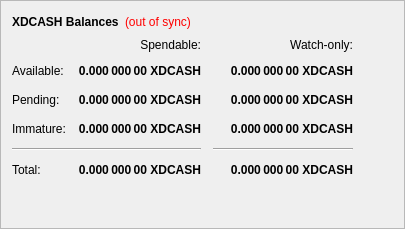
        <widget class="QFrame" name="frame">
         <property name="frameShape">
          <enum>QFrame::StyledPanel</enum>
         </property>
         <property name="frameShadow">
          <enum>QFrame::Raised</enum>
         </property>
         <layout class="QVBoxLayout" name="verticalLayout_4">
          <item>
           <layout class="QHBoxLayout" name="horizontalLayout_4">
            <item>
             <widget class="QLabel" name="label_5">
              <property name="font">
               <font>
                <weight>75</weight>
                <bold>true</bold>
               </font>
              </property>
              <property name="text">
               <string>XDCASH Balances</string>
              </property>
             </widget>
            </item>
            <item>
             <widget class="QLabel" name="labelWalletStatus">
              <property name="cursor">
               <cursorShape>WhatsThisCursor</cursorShape>
              </property>
              <property name="toolTip">
               <string>The displayed information may be out of date. Your wallet automatically synchronizes with the XdCash network after a connection is established, but this process has not completed yet.</string>
              </property>
              <property name="styleSheet">
               <string notr="true">QLabel { color: red; }</string>
              </property>
              <property name="text">
               <string notr="true">(out of sync)</string>
              </property>
              <property name="alignment">
               <set>Qt::AlignLeading|Qt::AlignLeft|Qt::AlignVCenter</set>
              </property>
             </widget>
            </item>
            <item>
             <spacer name="horizontalSpacer_3">
              <property name="orientation">
               <enum>Qt::Horizontal</enum>
              </property>
              <property name="sizeHint" stdset="0">
               <size>
                <width>40</width>
                <height>20</height>
               </size>
              </property>
             </spacer>
            </item>
           </layout>
          </item>
          <item>
           <layout class="QGridLayout" name="gridLayout">
            <property name="spacing">
             <number>12</number>
            </property>
            <item row="2" column="2">
             <widget class="QLabel" name="labelWatchPending">
              <property name="font">
               <font>
                <weight>75</weight>
                <bold>true</bold>
               </font>
              </property>
              <property name="cursor">
               <cursorShape>IBeamCursor</cursorShape>
              </property>
              <property name="toolTip">
               <string>Unconfirmed transactions to watch-only addresses</string>
              </property>
              <property name="text">
               <string notr="true">0.000 000 00 XDCASH</string>
              </property>
              <property name="alignment">
               <set>Qt::AlignRight|Qt::AlignTrailing|Qt::AlignVCenter</set>
              </property>
              <property name="textInteractionFlags">
               <set>Qt::LinksAccessibleByMouse|Qt::TextSelectableByKeyboard|Qt::TextSelectableByMouse</set>
              </property>
             </widget>
            </item>
            <item row="2" column="1">
             <widget class="QLabel" name="labelUnconfirmed">
              <property name="font">
               <font>
                <weight>75</weight>
                <bold>true</bold>
               </font>
              </property>
              <property name="cursor">
               <cursorShape>IBeamCursor</cursorShape>
              </property>
              <property name="toolTip">
               <string>Total of transactions that have yet to be confirmed, and do not yet count toward the spendable balance</string>
              </property>
              <property name="text">
               <string notr="true">0.000 000 00 XDCASH</string>
              </property>
              <property name="alignment">
               <set>Qt::AlignRight|Qt::AlignTrailing|Qt::AlignVCenter</set>
              </property>
              <property name="textInteractionFlags">
               <set>Qt::LinksAccessibleByMouse|Qt::TextSelectableByKeyboard|Qt::TextSelectableByMouse</set>
              </property>
             </widget>
            </item>
            <item row="3" column="2">
             <widget class="QLabel" name="labelWatchImmature">
              <property name="font">
               <font>
                <weight>75</weight>
                <bold>true</bold>
               </font>
              </property>
              <property name="cursor">
               <cursorShape>IBeamCursor</cursorShape>
              </property>
              <property name="toolTip">
               <string>Staked or masternode rewards in watch-only addresses that has not yet matured</string>
              </property>
              <property name="text">
               <string notr="true">0.000 000 00 XDCASH</string>
              </property>
              <property name="alignment">
               <set>Qt::AlignRight|Qt::AlignTrailing|Qt::AlignVCenter</set>
              </property>
              <property name="textInteractionFlags">
               <set>Qt::LinksAccessibleByMouse|Qt::TextSelectableByKeyboard|Qt::TextSelectableByMouse</set>
              </property>
             </widget>
            </item>
            <item row="4" column="0" colspan="2">
             <widget class="Line" name="lineSpendableBalance">
              <property name="orientation">
               <enum>Qt::Horizontal</enum>
              </property>
             </widget>
            </item>
            <item row="4" column="2">
             <widget class="Line" name="lineWatchBalance">
              <property name="sizePolicy">
               <sizepolicy hsizetype="Preferred" vsizetype="Fixed">
                <horstretch>0</horstretch>
                <verstretch>0</verstretch>
               </sizepolicy>
              </property>
              <property name="minimumSize">
               <size>
                <width>140</width>
                <height>0</height>
               </size>
              </property>
              <property name="orientation">
               <enum>Qt::Horizontal</enum>
              </property>
             </widget>
            </item>
            <item row="5" column="0">
             <widget class="QLabel" name="labelTotalText">
              <property name="text">
               <string>Total:</string>
              </property>
             </widget>
            </item>
            <item row="3" column="1">
             <widget class="QLabel" name="labelImmature">
              <property name="font">
               <font>
                <weight>75</weight>
                <bold>true</bold>
               </font>
              </property>
              <property name="cursor">
               <cursorShape>IBeamCursor</cursorShape>
              </property>
              <property name="toolTip">
               <string>Staked or masternode rewards that has not yet matured</string>
              </property>
              <property name="text">
               <string notr="true">0.000 000 00 XDCASH</string>
              </property>
              <property name="alignment">
               <set>Qt::AlignRight|Qt::AlignTrailing|Qt::AlignVCenter</set>
              </property>
              <property name="textInteractionFlags">
               <set>Qt::LinksAccessibleByMouse|Qt::TextSelectableByKeyboard|Qt::TextSelectableByMouse</set>
              </property>
             </widget>
            </item>
            <item row="2" column="3">
             <spacer name="horizontalSpacer_2">
              <property name="orientation">
               <enum>Qt::Horizontal</enum>
              </property>
              <property name="sizeHint" stdset="0">
               <size>
                <width>40</width>
                <height>20</height>
               </size>
              </property>
             </spacer>
            </item>
            <item row="3" column="0">
             <widget class="QLabel" name="labelImmatureText">
              <property name="text">
               <string>Immature:</string>
              </property>
             </widget>
            </item>
            <item row="5" column="1">
             <widget class="QLabel" name="labelTotal">
              <property name="font">
               <font>
                <weight>75</weight>
                <bold>true</bold>
               </font>
              </property>
              <property name="cursor">
               <cursorShape>IBeamCursor</cursorShape>
              </property>
              <property name="toolTip">
               <string>Your current total balance</string>
              </property>
              <property name="text">
               <string notr="true">0.000 000 00 XDCASH</string>
              </property>
              <property name="alignment">
               <set>Qt::AlignRight|Qt::AlignTrailing|Qt::AlignVCenter</set>
              </property>
              <property name="textInteractionFlags">
               <set>Qt::LinksAccessibleByMouse|Qt::TextSelectableByKeyboard|Qt::TextSelectableByMouse</set>
              </property>
             </widget>
            </item>
            <item row="5" column="2">
             <widget class="QLabel" name="labelWatchTotal">
              <property name="font">
               <font>
                <weight>75</weight>
                <bold>true</bold>
               </font>
              </property>
              <property name="cursor">
               <cursorShape>IBeamCursor</cursorShape>
              </property>
              <property name="toolTip">
               <string>Current total balance in watch-only addresses</string>
              </property>
              <property name="text">
               <string notr="true">0.000 000 00 XDCASH</string>
              </property>
              <property name="alignment">
               <set>Qt::AlignRight|Qt::AlignTrailing|Qt::AlignVCenter</set>
              </property>
              <property name="textInteractionFlags">
               <set>Qt::LinksAccessibleByMouse|Qt::TextSelectableByKeyboard|Qt::TextSelectableByMouse</set>
              </property>
             </widget>
            </item>
            <item row="0" column="2">
             <widget class="QLabel" name="labelWatchonly">
              <property name="text">
               <string>Watch-only:</string>
              </property>
              <property name="alignment">
               <set>Qt::AlignRight|Qt::AlignTrailing|Qt::AlignVCenter</set>
              </property>
             </widget>
            </item>
            <item row="1" column="0">
             <widget class="QLabel" name="labelBalanceText">
              <property name="text">
               <string>Available:</string>
              </property>
             </widget>
            </item>
            <item row="1" column="1">
             <widget class="QLabel" name="labelBalance">
              <property name="font">
               <font>
                <weight>75</weight>
                <bold>true</bold>
               </font>
              </property>
              <property name="cursor">
               <cursorShape>IBeamCursor</cursorShape>
              </property>
              <property name="toolTip">
               <string>Your current spendable balance</string>
              </property>
              <property name="text">
               <string notr="true">0.000 000 00 XDCASH</string>
              </property>
              <property name="alignment">
               <set>Qt::AlignRight|Qt::AlignTrailing|Qt::AlignVCenter</set>
              </property>
              <property name="textInteractionFlags">
               <set>Qt::LinksAccessibleByMouse|Qt::TextSelectableByKeyboard|Qt::TextSelectableByMouse</set>
              </property>
             </widget>
            </item>
            <item row="1" column="2">
             <widget class="QLabel" name="labelWatchAvailable">
              <property name="font">
               <font>
                <weight>75</weight>
                <bold>true</bold>
               </font>
              </property>
              <property name="cursor">
               <cursorShape>IBeamCursor</cursorShape>
              </property>
              <property name="toolTip">
               <string>Your current balance in watch-only addresses</string>
              </property>
              <property name="text">
               <string notr="true">0.000 000 00 XDCASH</string>
              </property>
              <property name="alignment">
               <set>Qt::AlignRight|Qt::AlignTrailing|Qt::AlignVCenter</set>
              </property>
              <property name="textInteractionFlags">
               <set>Qt::LinksAccessibleByMouse|Qt::TextSelectableByKeyboard|Qt::TextSelectableByMouse</set>
              </property>
             </widget>
            </item>
            <item row="2" column="0">
             <widget class="QLabel" name="labelPendingText">
              <property name="text">
               <string>Pending:</string>
              </property>
             </widget>
            </item>
            <item row="0" column="1">
             <widget class="QLabel" name="labelSpendable">
              <property name="text">
               <string>Spendable:</string>
              </property>
              <property name="alignment">
               <set>Qt::AlignRight|Qt::AlignTrailing|Qt::AlignVCenter</set>
              </property>
             </widget>
            </item>
           </layout>
          </item>
          <item>
           <spacer name="verticalSpacer_4">
            <property name="orientation">
             <enum>Qt::Vertical</enum>
            </property>
            <property name="sizeHint" stdset="0">
             <size>
              <width>20</width>
              <height>40</height>
             </size>
            </property>
           </spacer>
          </item>
         </layout>
        </widget>
